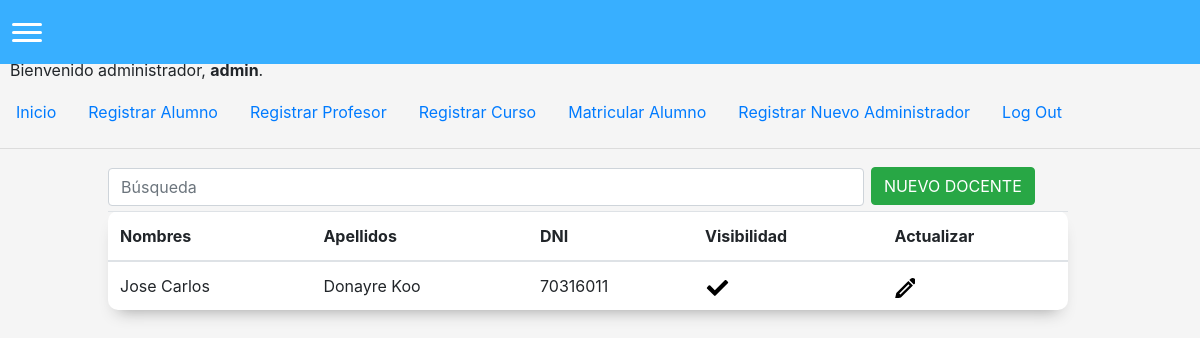
The app's page /listadocentes (signed in), older data.
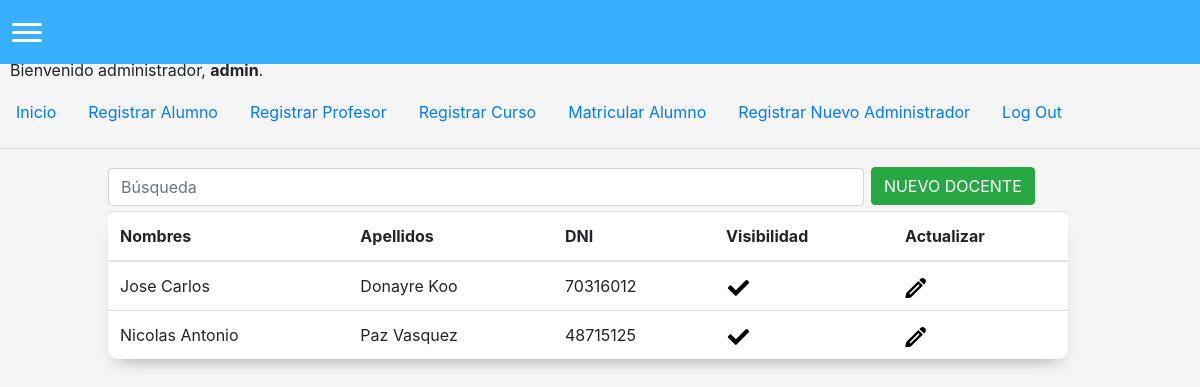
The same page, newer data.
### matricula/models.py (models this page shows)
class Profesor(models.Model):
    nombre = models.CharField(max_length=255)
    apellido = models.CharField(max_length=255)
    dni = models.IntegerField()
    activo = models.BooleanField(default=1)

### matricula/views.py (the view)
# urls.py: path('listadocentes', views.listarDocentes, name='listadocentes'),
@login_required(login_url='/login')
def listarDocentes(request):
    return render(request, "matricula/listadocentes.html", {'docentes': Profesor.objects.all()})

### matricula/templates/matricula/listadocentes.html (shortened to what this page needs)
{% extends "matricula/layout.html" %}
{% block body %}
<input id="buscar" type="number" placeholder="Búsqueda" class="form-control">
<button id="options" class="btn btn-success" onclick="changeWindow()">NUEVO DOCENTE</button>
<div>
    <table id="tabla" class="table">
    <thead>
            <tr>
                <th scope="col">
                    Nombres
                </th>
                <th scope="col">
                    Apellidos
                </th>
                <th scope="col">
                    DNI
                </th>
                <th scope="col">
                    Visibilidad
                </th>
                <th scope="col">
                    Actualizar
                </th>
            </tr>
        </thead>
        <tbody>
            {% for docente in docentes %}
            <tr>
                <td scope="row">
                {{docente.nombre}}
                </td>
                <td scope="row">
                    {{docente.apellido}}
                </td>
                <td scope="row">
                    {{docente.dni}}
                </td>
                <td scope="row">
                    <a href="../desactivardocente/{{docente.id}}">
                    </a>
                </td>
                <td scope="row">
                    <a href="../editardocente/{{docente.id}}">
                    </a>
                </td>
            </tr>
            {% endfor %}
        </tbody>
    </table>
</div>
{% endblock %}

Row changes from the older to the newer data that the page shows:
changed Profesor "Jose Carlos": dni "70316011" → "70316012"
added Profesor: nombre "Nicolas Antonio", apellido "Paz Vasquez", dni "48715125", activo True (drawn)
